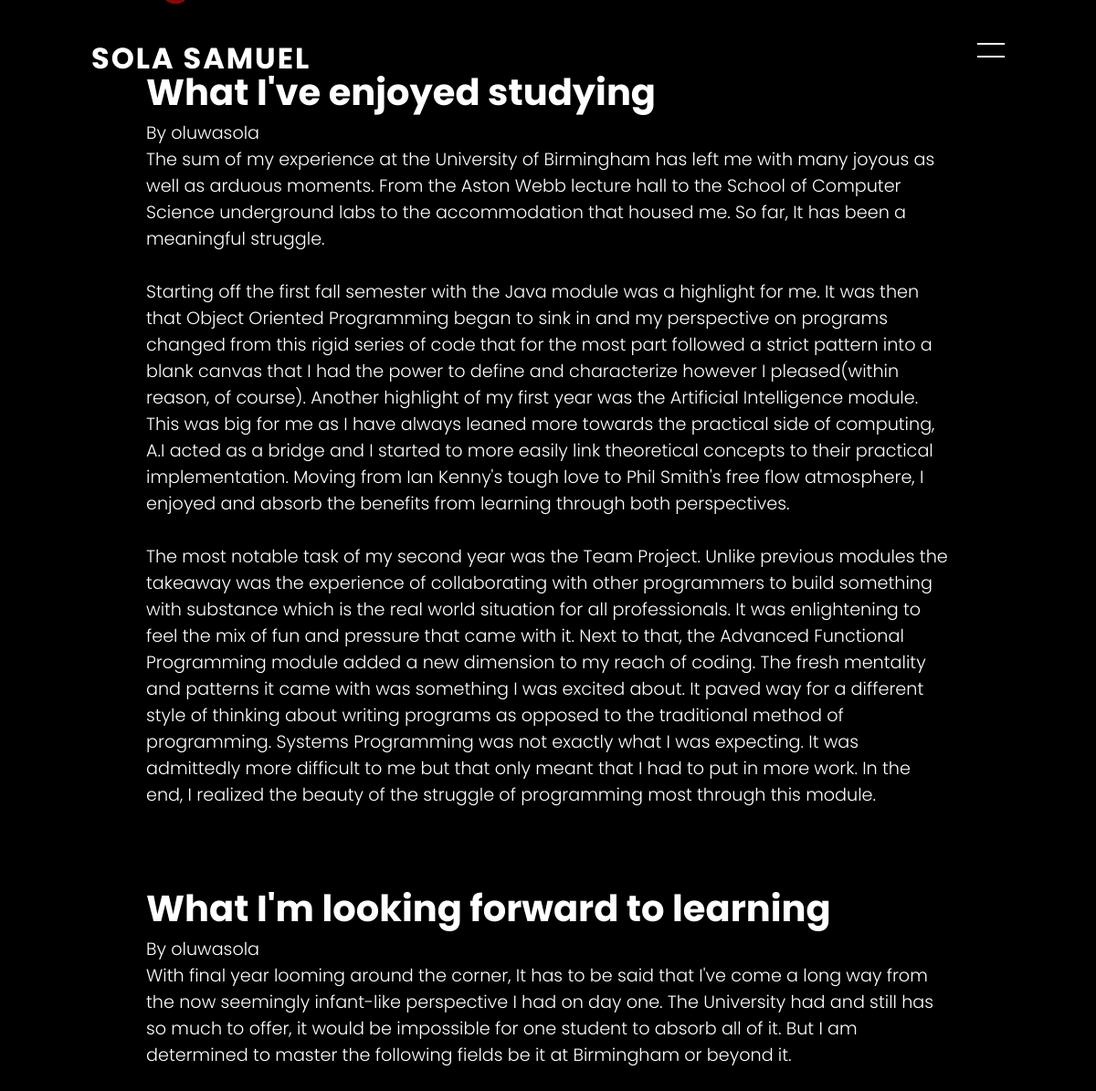
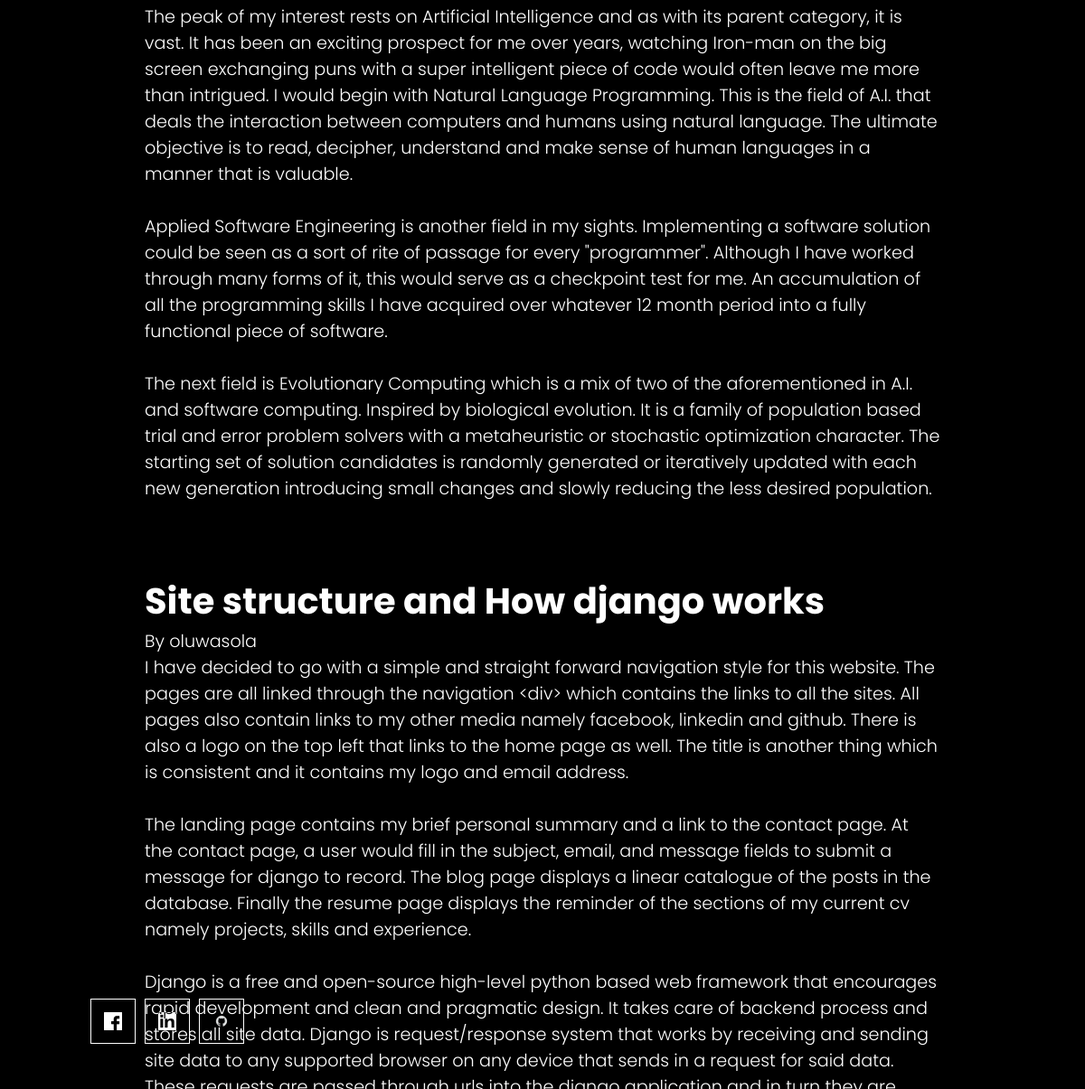
Screenshot of /blog/ with the database file from the repository (2 pictures, top to bottom).
### resumeapp/models.py (models this page shows, shortened)
class Post(models.Model):
	author = models.ForeignKey(settings.AUTH_USER_MODEL, on_delete=models.CASCADE)
	title = models.CharField(max_length=200)
	content = models.TextField()
	created_date = models.DateTimeField(default=timezone.now)
	published_date = models.DateField(blank=True, null=True)

### resumeapp/views.py (the view)
# urls.py: path('blog/', views.blog, name='blog_page'),
def blog(request):
    posts = Post.objects.filter(published_date__lte=timezone.now()).order_by('published_date')
    return render(request, 'blog.html', {'posts': posts})

### resumeapp/templates/blog.html (shortened to what this page needs)
<!DOCTYPE html>
<html lang="en">
  {% load static %}
  <head>
    <link rel="stylesheet" href="{% static "resumeapp/css/style.css" %}" type="text/css" media="screen" />
  </head>
  <body>
    <section class="banner-blog" id="sec">
      <header>
        <a href="\" class="logo">Sola Samuel</a>
        <div id="toggle" onclick="toggle()"></div>
      </header>
      <div class="content">
      	<h2><span>Blog</span></h2>
      {% for post in posts %}
		<div class="content-blog">
			<div class="content-blog-post">
				<h2>{{ post.title }}</h2>
				<p>By {{ post.author }}</p>
				<p>{{ post.content|linebreaksbr }}</p>
			</div>
		</div>
		{% endfor %}
      </div>
      <ul class="sci">
        <li>
          <a href="https://www.facebook.com/oluwasola.samuel.984/"
            ><img src="{% static "resumeapp/images/facebook.png" %}"
            alt="Facebook"></a
          >
        </li>
        <li>
          <a href="https://www.linkedin.com/in/sola-samuel-15a12918a/"
            ><img src="{% static "resumeapp/images/linkedin.png" %}"
            alt="LinkedIn"></a
          >
        </li>
        <li>
          <a href="https://github.com/solasamuel"
            ><img src="{% static "resumeapp/images/github.png" %}"
            alt="Github"></a
          >
        </li>
      </ul>
    </section>
    <div id="navigation">
      <ul>
        <li><a href="/">Home</a></li>
        <li><a href="/resume/">Resume</a></li>
        <li><a href="/blog/">Blog</a></li>
        <li><a href="/contact/">Contact</a></li>
      </ul>
    </div>
  </body>
</html>

### resumeapp/static/resumeapp/css/style.css (style rules this page uses)
* { margin: 0; padding: 0; box-sizing: border-box; font-family: "Poppins", sans-serif; }
header { position: absolute; top: 0; left: 0; width: 100%; display: flex; justify-content: space-between; padding: 40px 100px; z-index: 10000; transition: 0.6s; }
header .logo { position: relative; font-weight: 700; color: #fff; text-decoration: none; font-size: 2em; text-transform: uppercase; letter-spacing: 2px; transition: 0.6s; }
header #toggle { position: relative; height: 30px; width: 30px; cursor: pointer; }
header #toggle:before { content: ''; position: absolute; top: 7px; width: 100%; height: 2px; background: #fff; }
header #toggle:after { content: ''; position: absolute; bottom: 7px; width: 100%; height: 2px; background: #fff; }
.banner-blog { position: relative; width: 100%; min-height: 300vh; height: 50px; padding: 100px; background: #000; background-size: cover; display: flex; align-items: center; transition: 0.5s; z-index: 2; overflow: hidden; }
#navigation { position: fixed; top: 0; right: -200px; width: 400px; height: 100vh; background: rgb(134, 8, 8); z-index: 1; display: grid; place-items: center; transition: 0.5s; }
#navigation ul { position: relative; display: flex; flex-direction: column; }
#navigation ul li { list-style: none; }
#navigation ul li a { color: #fff; text-decoration: none; display: inline-block; font-size: 2em; font-weight: 600; text-transform: uppercase; }
.content h2 { color: #fff; font-size: 2.5em; }
.content h2 span { color: rgb(134, 8, 8); font-size: 1.2em; }
.content p { font-size: 1.2em; color: #fff; font-weight: 300; }
.content-blog { position: relative; display: inline-block; margin-top: 20px; padding: 10px 30px; width: 100%; }
.content-blog-post { position: relative; display: inline-block; margin-top: 20px; padding: 10px 30px; width: 100%; }
.sci { display: flex; right: 100px; position: absolute; bottom: 50px; right: initial; flex-direction: row; }
.sci li { list-style: none; }
.sci li a { position: relative; display: grid; place-items: center; width: 50px; height: 50px; text-decoration: none; border: 1px solid #fff; margin: initial; margin-right: 10px; }
.sci li a img { max-height: 20px; filter: invert(1); mix-blend-mode: difference; }

### rows the page displays
Post: title "What I've enjoyed studying", author "oluwasola", content "The sum of my experience at the University of Birmingham has left me with many joyous as well as arduous moments. From the Aston Webb lecture hall to the School of Computer Science underground labs to the accommodation that housed me. So far, It has been a meaningful struggle. Starting off the first fall semester with the Java module was a highlight for me. It was then that Object Oriented Programming began to sink in and my perspective on programs changed from this rigid series of code that for the most part followed a strict pattern into a blank canvas that I had the power to define and characterize however I pleased(within reason, of course). Another highlight of my first year was the…"
Post: title "What I'm looking forward to learning", author "oluwasola", content "With final year looming around the corner, It has to be said that I've come a long way from the now seemingly infant-like perspective I had on day one. The University had and still has so much to offer, it would be impossible for one student to absorb all of it. But I am determined to master the following fields be it at Birmingham or beyond it. The peak of my interest rests on Artificial Intelligence and as with its parent category, it is vast. It has been an exciting prospect for me over years, watching Iron-man on the big screen exchanging puns with a super intelligent piece of code would often leave me more than intrigued. I would begin with Natural Language Programming. This is the…"
Post: title "Site structure and How django works", author "oluwasola", content "I have decided to go with a simple and straight forward navigation style for this website. The pages are all linked through the navigation <div> which contains the links to all the sites. All pages also contain links to my other media namely facebook, linkedin and github. There is also a logo on the top left that links to the home page as well. The title is another thing which is consistent and it contains my logo and email address. The landing page contains my brief personal summary and a link to the contact page. At the contact page, a user would fill in the subject, email, and message fields to submit a message for django to record. The blog page displays a linear catalogue of the posts…"
